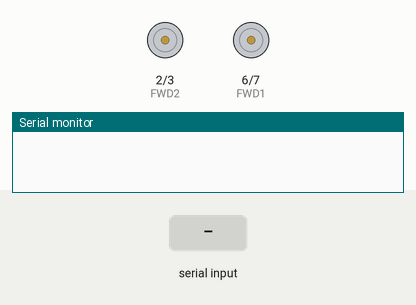
This sketch was run on a simulated Arduino Uno, built with avr-gcc and run on an emulated ATmega328P. Shown: motor-driver pin pairs drawn as motors (green arrow = first pin HIGH = forward, orange = second pin HIGH = backward, longer = more drive), the last lines printed to the serial monitor. The test bench sets the inputs (shaded band).

Above: at 1.2 s.
1.3 s: "w" received over Serial
At 2.3 s:
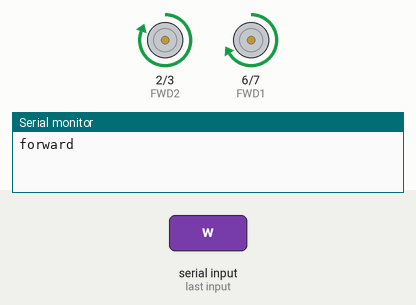
2.8 s: "a" received over Serial
At 3.4 s:
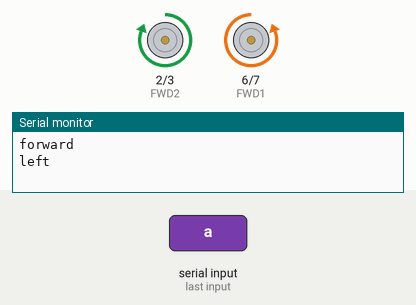
4.3 s: "d" received over Serial
At 4.6 s:
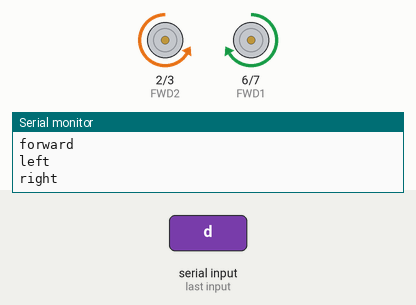
5.8 s: "s" received over Serial
At 6.9 s:
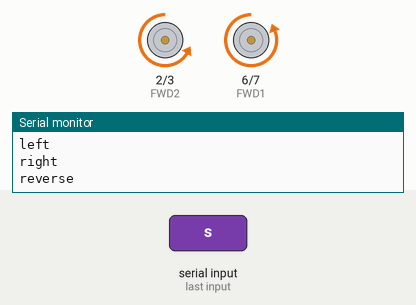
Timing chart, 0 to 8.3 s (numbered marks = the images above; inputs shaded):
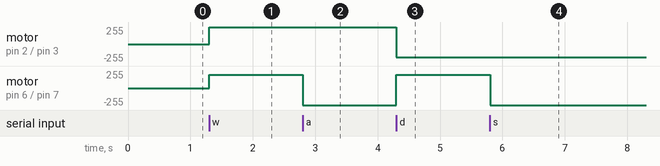

The sketch:

wasd-controlls.ino
```cpp
// THE TIRES OF THE ARDUINO
const int REV1 = 7;
const int FWD1 = 6;
const int REV2 = 3;
const int FWD2 = 2;
const int serialPort = 9600;

void setup() {
  // put your setup code here, to run once:
  pinMode(REV1, OUTPUT);
  pinMode(FWD1, OUTPUT);
  pinMode(REV2, OUTPUT);
  pinMode(FWD2, OUTPUT);
  Serial.begin(serialPort);
}

void loop() {
  if(Serial.available() > 0){
    char inchar= Serial.read();
    if(inchar == 'w'){
      analogWrite(FWD1, 200);
      analogWrite(FWD2, 200);
      analogWrite(REV1, 0);
      analogWrite(REV2, 0);
      Serial.write("forward \n");
    }
    if(inchar == 'a'){
      analogWrite(REV1, 200);
      analogWrite(REV2, 0);
      analogWrite(FWD2, 200);
      analogWrite(FWD1, 0);
      Serial.write("left\n");
    }
    if(inchar == 'd'){
      analogWrite(REV1, 0);
      analogWrite(REV2, 200);
      analogWrite(FWD2, 0);
      analogWrite(FWD1, 200);
      Serial.write("right\n");
    }

    if(inchar == 's'){
      analogWrite(FWD1, 0);
      analogWrite(FWD2, 0);
      analogWrite(REV1, 200);
      analogWrite(REV2, 200);
      Serial.write("reverse\n");
    }
    if(inchar == 'x'){
      analogWrite(FWD1, 0);
      analogWrite(FWD2, 0);
      analogWrite(REV1, 200);
      analogWrite(REV2, 200);
      Serial.write("reverse\n");
    }
  }

  //delay(1000);
}
```

Measured:
- after the input at 1.3 s, motor on pin 2 (FWD2) / pin 3 (REV2): stopped → forward 255/255 at once; motor on pin 6 (FWD1) / pin 7 (REV1): stopped → forward 200/255 at once
- after the input at 2.8 s, motor on pin 6 (FWD1) / pin 7 (REV1): forward 200/255 → backward 255/255 at once
- after the input at 4.3 s, motor on pin 2 (FWD2) / pin 3 (REV2): forward 255/255 → backward 200/255 at once; motor on pin 6 (FWD1) / pin 7 (REV1): backward 255/255 → forward 200/255 at once
- after the input at 5.8 s, motor on pin 6 (FWD1) / pin 7 (REV1): forward 200/255 → backward 255/255 at once
